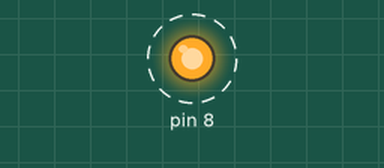
Recording of a sketch running on a simulated Arduino Uno, built with avr-gcc and run on an emulated ATmega328P. Parts: output pins drawn as LEDs (lit = HIGH). Dashed ring = blinking.

Above: at 0.2 s.
Timing chart, 0 to 3.0 s (numbered marks = the images above):
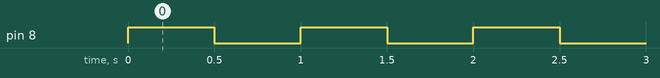

Measured:
- by itself, pin 8: alternates HIGH for 0.50 s and LOW for 0.50 s

The sketch:

SquareWave.ino
```cpp
int period = 1000;
int half;

void setup() {
  Serial.begin(9600);
  pinMode(8, OUTPUT);
}

void loop() {

  if(Serial.available() > 0)
  {
      //TODO: get frequency
      int frequency = Serial.parseInt();

      period = (1 / frequency) * 1000;
  }

  half = period / 2;

  digitalWrite(8, HIGH);
  delay(half);
  digitalWrite(8, LOW);
  delay(half);
}
```
